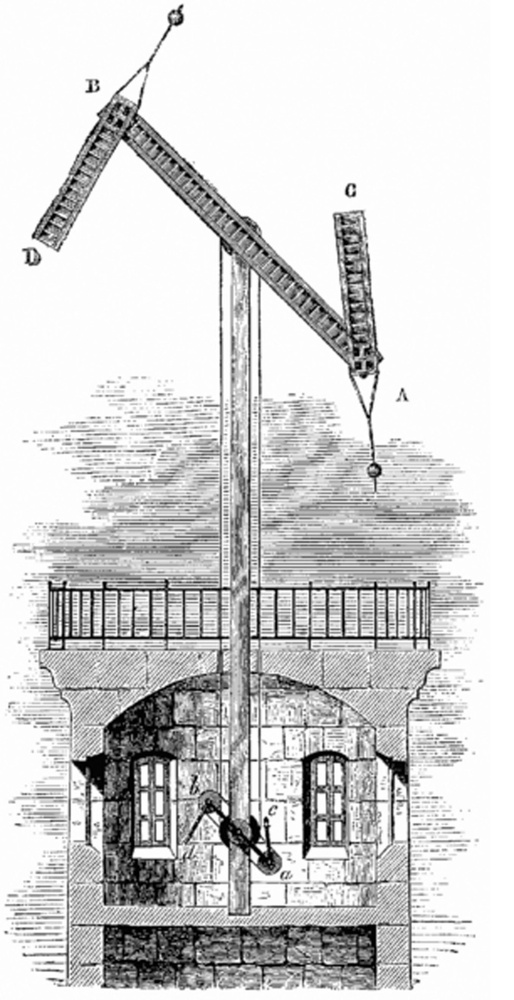
#> input picture tests-camera/img/dessin-telegraph.jpg, 514 x 1000 px, shrunk from 1024 x 1991 before the run
$ python template.py
#> lines starting #> are read from the running program, lines starting #| are printed output that depends on the picture
import cv2
import numpy as np
import matplotlib
from matplotlib import pyplot as plt
matplotlib.use('TkAgg')

img = cv2.imread('img/dessin-telegraph.jpg',0)
#> img is the input picture: shape (1000, 514); min 0, max 255, mean 210.3
img2 = img.copy()
template = cv2.imread('img/template/01.png',0)
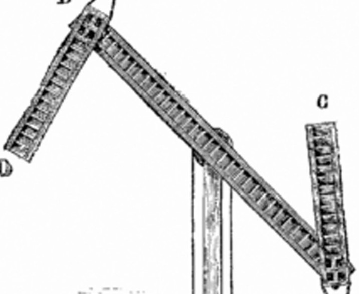
#> input picture tests-camera/img/template/01.png, 359 x 294 px, shrunk from 714 x 585 before the run
#> template is the input picture: shape (294, 359); min 0, max 255, mean 224.8
w, h = template.shape[::-1]
#> w = 359; h = 294

# All the 6 methods for comparison in a list
methods = ['cv2.TM_CCOEFF', 'cv2.TM_CCOEFF_NORMED', 'cv2.TM_CCORR',
            'cv2.TM_CCORR_NORMED', 'cv2.TM_SQDIFF', 'cv2.TM_SQDIFF_NORMED']

for meth in methods:
    img = img2.copy()
    method = eval(meth)

    # Apply template Matching
    res = cv2.matchTemplate(img,template,method)
    min_val, max_val, min_loc, max_loc = cv2.minMaxLoc(res)

    # If the method is TM_SQDIFF or TM_SQDIFF_NORMED, take minimum
    if method in [cv2.TM_SQDIFF, cv2.TM_SQDIFF_NORMED]:
        top_left = min_loc
    else:
        top_left = max_loc
    bottom_right = (top_left[0] + w, top_left[1] + h)

    cv2.rectangle(img,top_left, bottom_right, 255, 2)

    plt.subplot(121),plt.imshow(res,cmap = 'gray')
    plt.title('Matching Result'), plt.xticks([]), plt.yticks([])
    plt.subplot(122),plt.imshow(img,cmap = 'gray')
    plt.title('Detected Point'), plt.xticks([]), plt.yticks([])
    plt.suptitle(meth)

    plt.show()
#> this loop made 6 passes
#> (min_val, max_val, min_loc, top_left, bottom_right) on passes 1 to 4: (-66041004, 343348576, (117, 702), (28, 89), (387, 383)), (-0.17, 0.992, (74, 203), (28, 89), (387, 383)), (3.69e+09, 5.69e+09, (67, 683), (155, 0), (514, 294)), (0.867, 0.999, (102, 700), (28, 89), (387, 383))
#> (min_val, max_val, max_loc, top_left, bottom_right) on passes 5 to 6: (5719040, 1.46e+09, (103, 695), (28, 89), (387, 383)), (0.00101, 0.339, (86, 687), (28, 89), (387, 383))
#> pass 1, `res = cv2.matchTemplate(img,template,method)`:
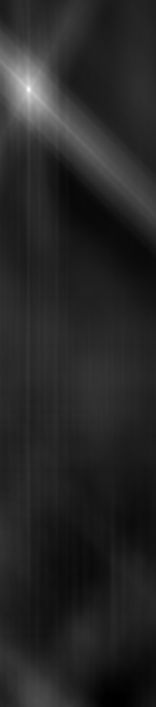
#> res: shape (707, 156) float32; min -66041004, max 343348576, mean -3911447.5; drawn with min black and max white
#> pass 1, `plt.show()`:
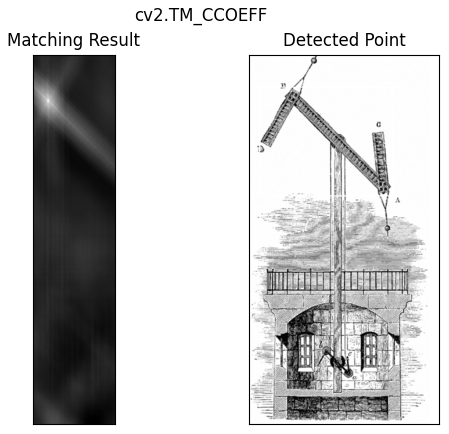
#> figure drawn by matplotlib, 2 panels
#> pass 3, `res = cv2.matchTemplate(img,template,method)`:
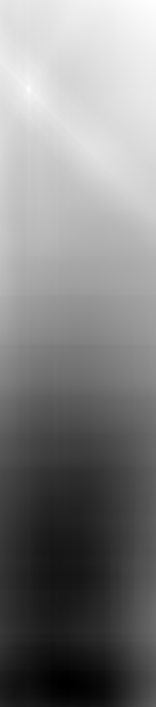
#> res: shape (707, 156) float32; min 3.69e+09, max 5.69e+09, mean 4.71e+09; drawn with min black and max white
#> after the loop:
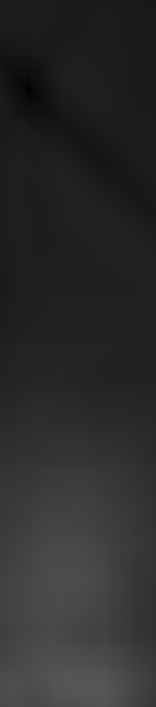
#> res: shape (707, 156) float32; min 0.00101, max 0.339, mean 0.171
